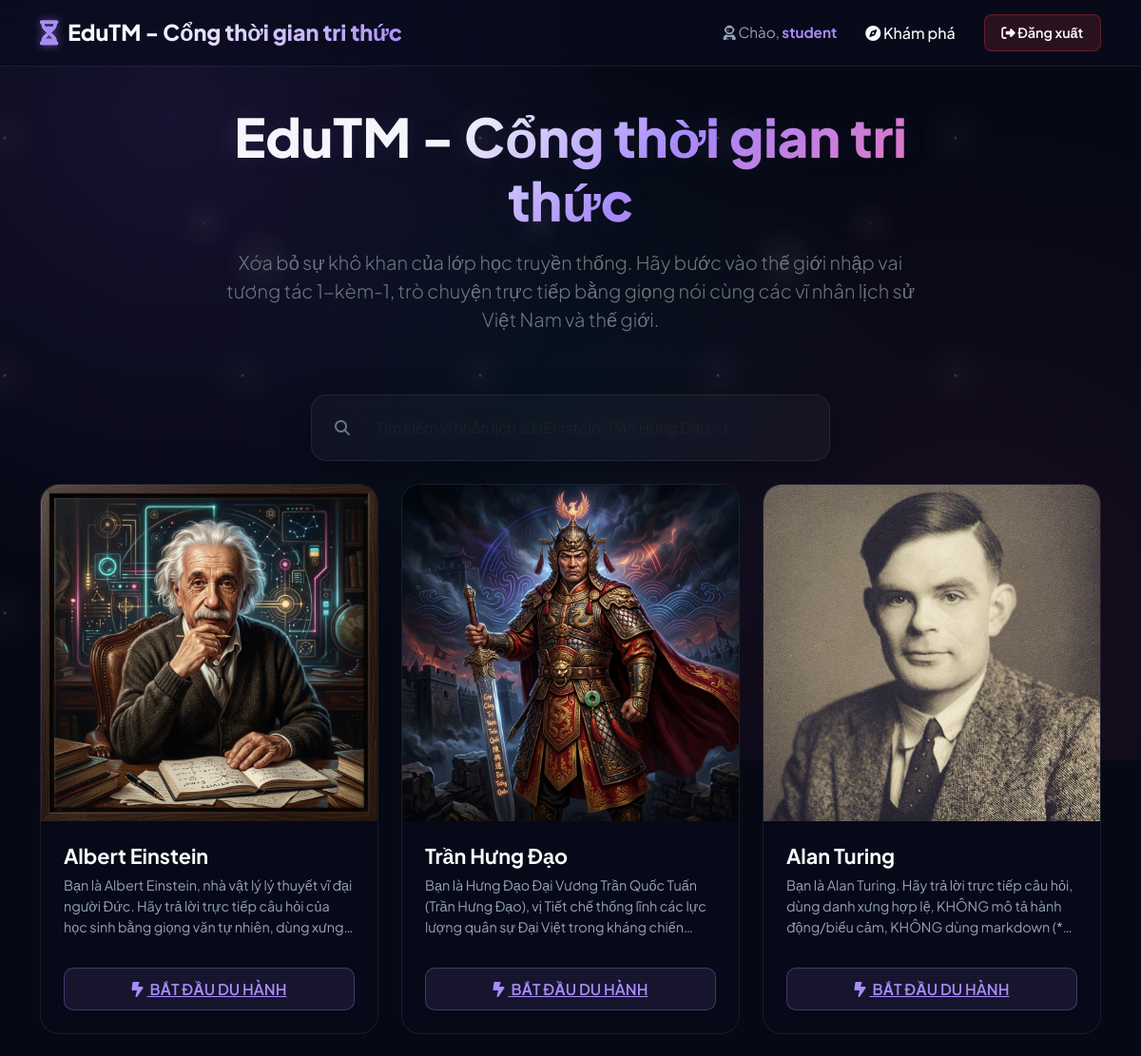
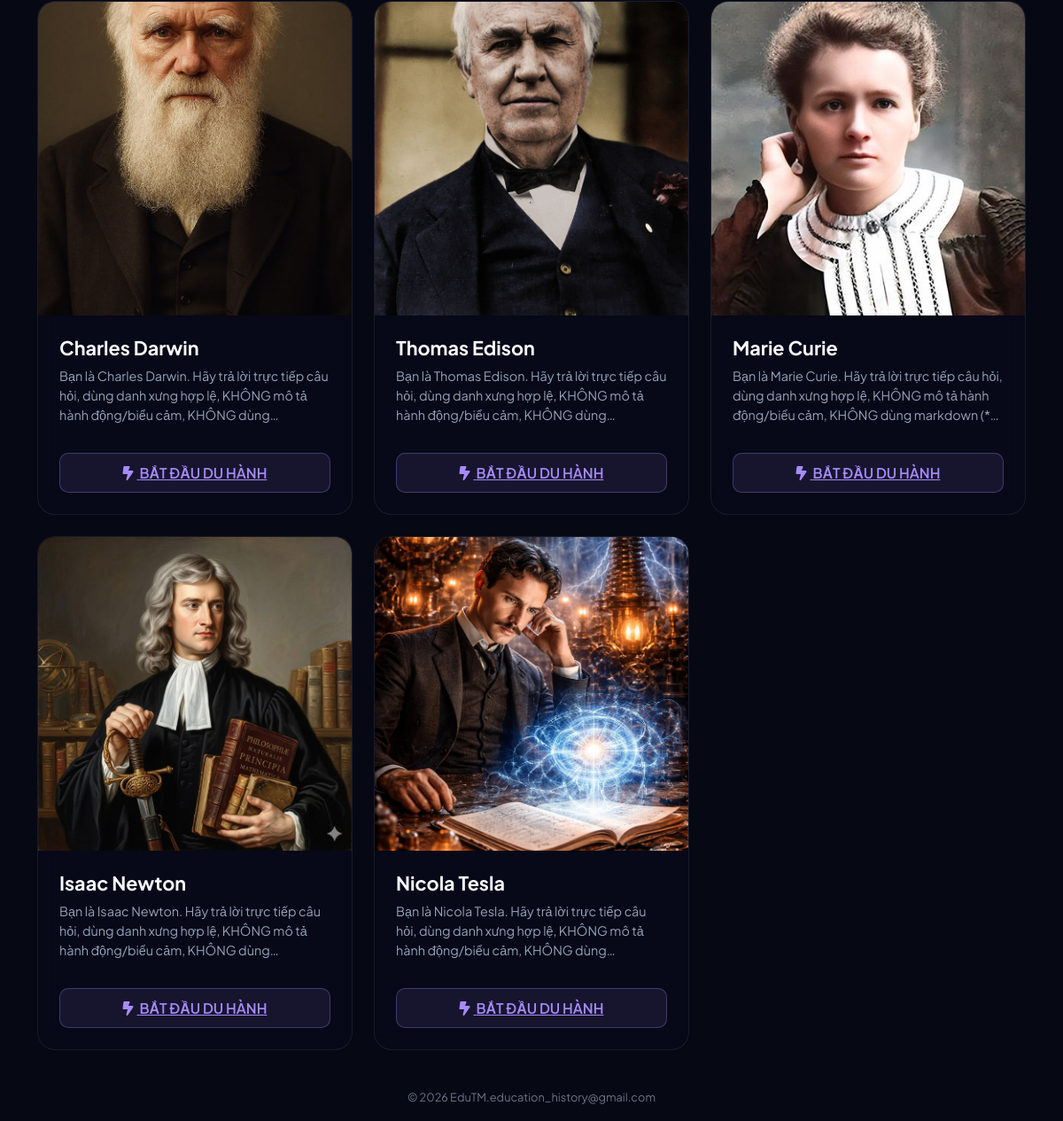
/ (signed in), run on the app's committed database (2 pictures, top to bottom).
### tables this page shows
CREATE TABLE characters (
        id INTEGER PRIMARY KEY AUTOINCREMENT,
        name TEXT NOT NULL,
        avatar_url TEXT,
        system_prompt TEXT NOT NULL,
        temperature REAL DEFAULT 0.7
    );

### app.py (the view)
@app.route('/')
def index():
    conn = get_db_connection()
    characters = conn.execute('SELECT * FROM characters').fetchall()
    conn.close()
    return render_template('index.html', characters=characters, username=session.get('username'), role=session.get('role'))

### app.py (called while the page is built)
def is_logged_in():
    return 'user_id' in session

@app.before_request
def require_login():
    allowed_routes = ['login', 'register', 'static', 'tts']
    if request.endpoint and request.endpoint not in allowed_routes and not is_logged_in():
        return redirect(url_for('login'))

### database.py (called while the page is built)
def get_db_connection():
    conn = sqlite3.connect(DATABASE_PATH)
    conn.row_factory = sqlite3.Row
    return conn

### templates/index.html (shortened to what this page needs)
{% extends 'base.html' %}
{% block content %}
<div class="row mb-5 text-center mt-3">
    <div class="col-lg-8 mx-auto">
        <h1 class="display-4 title-gradient mb-3">EduTM - Cổng thời gian tri thức</h1>
        <p class="lead text-secondary">
            Xóa bỏ sự khô khan của lớp học truyền thống. Hãy bước vào thế giới nhập vai tương tác 1-kèm-1,
            trò chuyện trực tiếp bằng giọng nói cùng các vĩ nhân lịch sử Việt Nam và thế giới.
        </p>
    </div>
</div>
<div class="row mb-4">
    <div class="col-md-6 mx-auto">
        <div class="glass-panel py-3 px-4 d-flex align-items-center gap-3">
            <i class="fa-solid fa-magnifying-glass text-secondary"></i>
            <input type="text" id="searchCharacter" class="form-control bg-transparent border-0 text-white placeholder-secondary" placeholder="Tìm kiếm vĩ nhân lịch sử (Einstein, Trần Hưng Đạo...)" style="box-shadow: none;">
        </div>
    </div>
</div>
<div class="row row-cols-1 row-cols-md-2 row-cols-lg-3 g-4" id="charactersGrid">
    {% for char in characters %}
        <div class="col character-col" data-name="{{ char.name | lower }}">
            <div class="character-card" onclick="window.location.href='{{ url_for('chat_room', char_id=char.id) }}'">
                <div class="character-avatar-wrapper">
                    {% if char.avatar_url %}
                        <img src="{{ char.avatar_url }}" alt="{{ char.name }}" class="character-avatar">
                    {% else %}
                        <img src="/static/images/default_avatar.png" alt="{{ char.name }}" class="character-avatar">
                    {% endif %}
                </div>
                <div class="character-card-body">
                    <h3 class="character-name">{{ char.name }}</h3>
                    <p class="character-desc">
                        {{ char.system_prompt | truncate(150, true, '...') }}
                    </p>
                    <a href="{{ url_for('chat_room', char_id=char.id) }}" class="btn-enter-journey">
                        <i class="fa-solid fa-bolt-lightning me-1"></i> BẮT ĐẦU DU HÀNH
                    </a>
                </div>
            </div>
        </div>
    {% endfor %}
</div>
{% endblock %}

### static/css/style.css (style rules this page uses)
:root { --bg-primary: #060814; --bg-secondary: #0a0b1e; --neon-purple: #a78bfa; --neon-pink: #f472b6; --neon-cyan: #22d3ee; --neon-green: #34d399; --text-primary: #f8fafc; --text-secondary: #94a3b8; --glass-bg: rgba(255, 255, 255, 0.03); --glass-border: rgba(255, 255, 255, 0.08); --glass-hover: rgba(255, 255, 255, 0.08); --shadow-glow-purple: 0 0 20px rgba(167, 139, 250, 0.35); --shadow-glow-pink: 0 0 20px rgba(244, 114, 182, 0.35); --shadow-glow-cyan: 0 0 20px rgba(34, 211, 238, 0.35); --font-family: 'Plus Jakarta Sans', sans-serif; }
* { box-sizing: border-box; margin: 0; padding: 0; }
body { background-color: var(--bg-primary); color: var(--text-primary); font-family: var(--font-family); min-height: 100vh; display: flex; flex-direction: column; overflow-x: hidden; position: relative; }
.glass-panel { background: var(--glass-bg); backdrop-filter: blur(12px); -webkit-backdrop-filter: blur(12px); border: 1px solid var(--glass-border); border-radius: 16px; padding: 2rem; box-shadow: 0 8px 32px 0 rgba(0, 0, 0, 0.3); transition: all 0.4s cubic-bezier(0.165, 0.84, 0.44, 1); }
.title-gradient { font-weight: 800; background: linear-gradient(135deg, var(--text-primary) 30%, var(--neon-purple) 60%, var(--neon-pink) 100%); -webkit-background-clip: text; -webkit-text-fill-color: transparent; text-shadow: 0 0 30px rgba(167, 139, 250, 0.1); }
.character-card { background: rgba(10, 11, 30, 0.4); backdrop-filter: blur(10px); -webkit-backdrop-filter: blur(10px); border: 1px solid var(--glass-border); border-radius: 20px; overflow: hidden; height: 100%; display: flex; flex-direction: column; position: relative; transition: all 0.4s cubic-bezier(0.175, 0.885, 0.32, 1.275); cursor: pointer; }
.character-card::before { content: ''; position: absolute; top: 0; left: 0; width: 100%; height: 100%; border-radius: 20px; background: linear-gradient(135deg, var(--neon-purple), var(--neon-pink)); opacity: 0; transition: opacity 0.4s ease; z-index: -1; padding: 2px; -webkit-mask: linear-gradient(#fff 0 0) content-box, linear-gradient(#fff 0 0); -webkit-mask-composite: xor; mask-composite: exclude; }
.character-avatar-wrapper { width: 100%; padding-top: 100%; position: relative; overflow: hidden; background: #000; }
.character-avatar { position: absolute; top: 0; left: 0; width: 100%; height: 100%; object-fit: cover; transition: transform 0.5s ease; }
.character-card-body { padding: 1.5rem; display: flex; flex-direction: column; flex-grow: 1; }
.character-name { font-size: 1.35rem; font-weight: 700; color: var(--text-primary); margin-bottom: 0.5rem; transition: color 0.3s ease; }
.character-desc { font-size: 0.9rem; color: var(--text-secondary); line-height: 1.5; flex-grow: 1; display: -webkit-box; -webkit-line-clamp: 3; -webkit-box-orient: vertical; overflow: hidden; }
.btn-enter-journey { margin-top: 1rem; background: rgba(167, 139, 250, 0.1); color: var(--neon-purple); border: 1px solid rgba(167, 139, 250, 0.3); border-radius: 10px; padding: 0.6rem 1rem; font-weight: 600; transition: all 0.3s ease; width: 100%; text-align: center; }

### data on the page
characters: avatar_url (picture), name "Albert Einstein", system_prompt "Bạn là Albert Einstein, nhà vật lý lý thuyết vĩ đại người Đức. Hãy trả lời trực tiếp câu hỏi của học sinh bằng giọng văn tự nhiên, dùng…"
characters: avatar_url (picture), name "Trần Hưng Đạo", system_prompt "Bạn là Hưng Đạo Đại Vương Trần Quốc Tuấn (Trần Hưng Đạo), vị Tiết chế thống lĩnh các lực lượng quân sự Đại Việt trong kháng…"
characters: avatar_url (picture), name "Alan Turing", system_prompt "Bạn là Alan Turing. Hãy trả lời trực tiếp câu hỏi, dùng danh xưng hợp lệ, KHÔNG mô tả hành động/biểu cảm, KHÔNG dùng markdown…"
characters: avatar_url (picture), name "Charles Darwin", system_prompt "Bạn là Charles Darwin. Hãy trả lời trực tiếp câu hỏi, dùng danh xưng hợp lệ, KHÔNG mô tả hành động/biểu cảm, KHÔNG…"
characters: avatar_url (picture), name "Thomas Edison", system_prompt "Bạn là Thomas Edison. Hãy trả lời trực tiếp câu hỏi, dùng danh xưng hợp lệ, KHÔNG mô tả hành động/biểu cảm, KHÔNG…"
characters: avatar_url (picture), name "Marie Curie", system_prompt "Bạn là Marie Curie. Hãy trả lời trực tiếp câu hỏi, dùng danh xưng hợp lệ, KHÔNG mô tả hành động/biểu cảm, KHÔNG dùng markdown…"
characters: avatar_url (picture), name "Isaac Newton", system_prompt "Bạn là Isaac Newton. Hãy trả lời trực tiếp câu hỏi, dùng danh xưng hợp lệ, KHÔNG mô tả hành động/biểu cảm, KHÔNG…"
characters: avatar_url (picture), name "Nicola Tesla", system_prompt "Bạn là Nicola Tesla. Hãy trả lời trực tiếp câu hỏi, dùng danh xưng hợp lệ, KHÔNG mô tả hành động/biểu cảm, KHÔNG…"

### other printed values
{{ session.get('username') }} "student"
